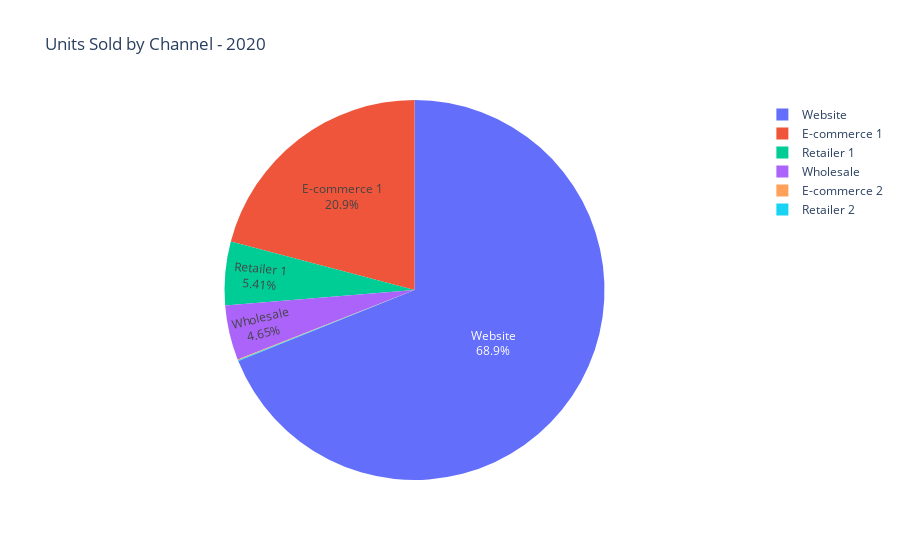

Here is the notebook cell this chart was saved with:
### Code cell
# Plotly pie chart - total sales by "channel" column value - 2020 Only
units_fig_2020 = px.pie(units_per_channel_df_2020, names="channel", values="product_quantity", title="Units Sold by Channel - 2020",
        labels={"channel" : 'Channel', "product_quantity" :'Units Sold'})
units_fig_2020.update_traces(textposition='inside', textinfo='percent+label')

units_fig_2020.show()

### Figure 1 — Plotly figure (JSON) as saved in the notebook; plotly's stock layout.template omitted (floating-point values rounded to 4 significant figures)
{"data": [{"domain": {"x": [0, 1], "y": [0, 1]}, "hovertemplate": "Channel=%{label}<br>Units Sold=%{value}<extra></extra>", "labels": ["E-commerce 1", "E-commerce 2", "Retailer 1", "Retailer 2", "Website", "Wholesale"], "legendgroup": "", "name": "", "showlegend": true, "textinfo": "percent+label", "textposition": "inside", "type": "pie", "values": [82162, 297, 21294, 283, 271003, 18270]}], "layout": {"legend": {"tracegroupgap": 0}, "title": {"text": "Units Sold by Channel - 2020"}}}
